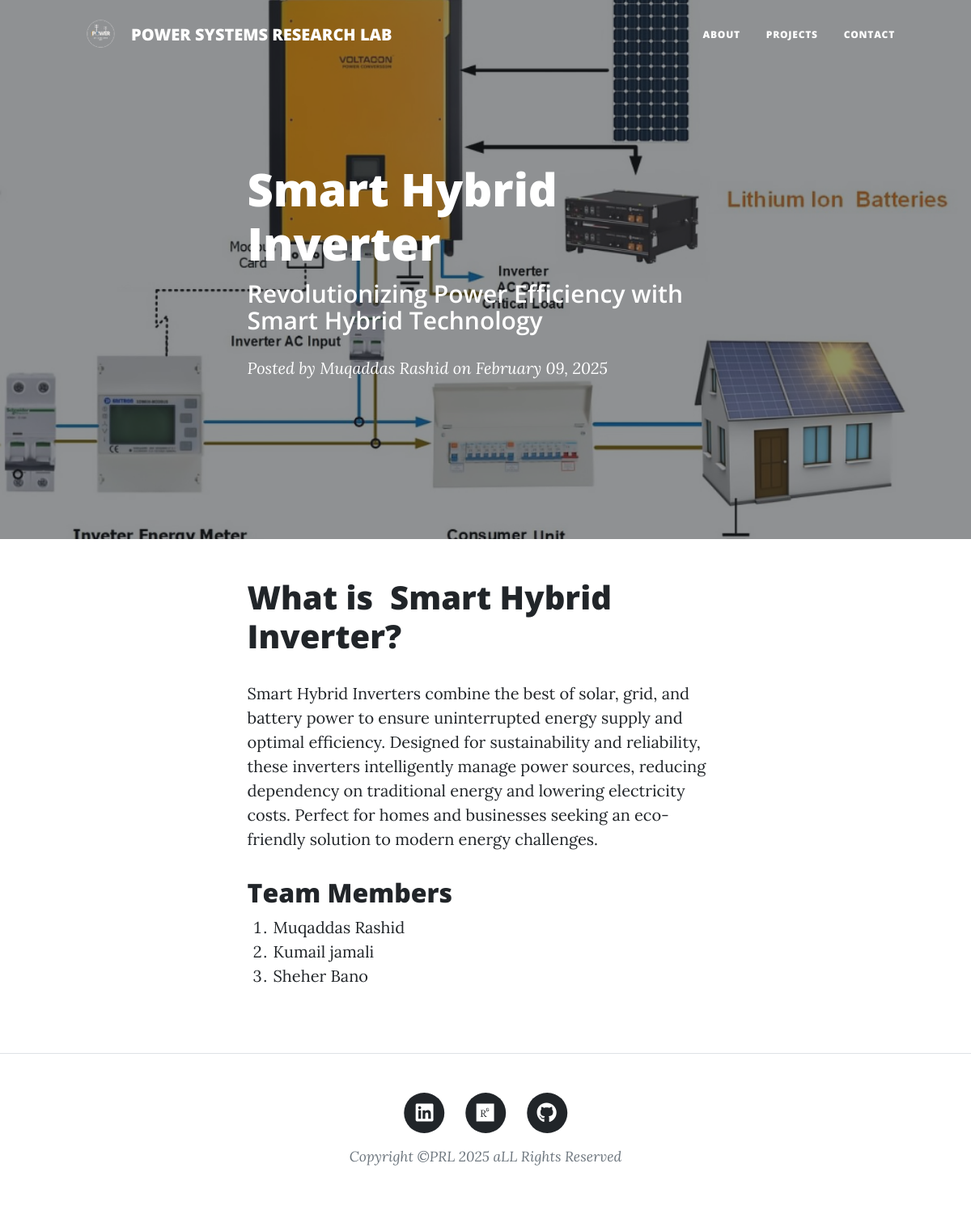
Screenshot of /post/3 with the database file from the repository.
### main.py (models this page shows)
class BlogPost(db.Model):
    id: Mapped[int] = mapped_column(Integer, primary_key=True)
    title: Mapped[str] = mapped_column(String(250), unique=True, nullable=False)
    subtitle: Mapped[str] = mapped_column(String(250), nullable=False)
    date: Mapped[str] = mapped_column(String(250), nullable=False)
    body: Mapped[str] = mapped_column(Text, nullable=False)
    author: Mapped[str] = mapped_column(String(250), nullable=False)
    img_url: Mapped[str] = mapped_column(String(250), nullable=False)

### main.py (the view)
@app.route("/post/<int:post_id>")
def show_post(post_id):
    requested_post = db.get_or_404(BlogPost, post_id)
    return render_template("post.html", post=requested_post)

### templates/post.html (shortened to what this page needs)
{% include "header.html" %}
<header class="masthead" style="background-image: url('{{ url_for('static', filename='assets/img/' + post.img_url) }}');">
  <div class="container position-relative px-4 px-lg-5">
    <div class="row gx-4 gx-lg-5 justify-content-center">
      <div class="col-md-10 col-lg-8 col-xl-7">
        <div class="post-heading">
          <h1>{{ post.title }}</h1>
          <h2 class="subheading">{{ post.subtitle }}</h2>
          <span class="meta">
            Posted by <a href="#">{{ post.author }}</a> on {{ post.date }}
          </span>
        </div>
      </div>
    </div>
  </div>
</header>
<article>
  <div class="container px-4 px-lg-5">
    <div class="row gx-4 gx-lg-5 justify-content-center">
      <div class="col-md-10 col-lg-8 col-xl-7">
        {{ post.body|safe }}
      </div>
    </div>
  </div>
</article>
{% include "footer.html" %}

### templates/header.html (shortened to what this page needs)
<!DOCTYPE html>
<html lang="en">
  <head>
    {% block styles %}
    {{ bootstrap.load_css() }}
    <link
      href="{{ url_for('static', filename='css/styles.css') }}"
      rel="stylesheet"
    />
    {% endblock %}
  </head>
  <body>
    <nav class="navbar navbar-expand-lg navbar-light" id="mainNav">
      <div class="container px-4 px-lg-5">
        <a class="navbar-brand d-flex align-items-center" href="..">
            <img src="{{ url_for('static', filename='logo.png') }}" alt="Logo" width="60" height="60" class="me-2">
            <span>POWER SYSTEMS RESEARCH LAB</span>
        </a>
        <div class="collapse navbar-collapse" id="navbarResponsive">
          <ul class="navbar-nav ms-auto py-4 py-lg-0">
            <li class="nav-item">
              <a
                class="nav-link px-lg-3 py-3 py-lg-4"
                href="{{ url_for('about') }}"
                >About</a
              >
            </li>
            <li class="nav-item">
              <a
                class="nav-link px-lg-3 py-3 py-lg-4"
                href="{{ url_for('get_all_posts') }}"
                >Projects</a
              >
            </li>
            <li class="nav-item">
              <a
                class="nav-link px-lg-3 py-3 py-lg-4"
                href="{{ url_for('contact') }}"
                >Contact</a
              >
            </li>
          </ul>
        </div>
      </div>
    </nav>

### templates/footer.html (shortened to what this page needs)
        <footer class="border-top">
          <div class="container px-4 px-lg-5">
              <div class="row gx-4 gx-lg-5 justify-content-center">
                  <div class="col-md-10 col-lg-8 col-xl-7">
                      <ul class="list-inline text-center">
                          <li class="list-inline-item">
                              <a href="#!">
                                  <span class="fa-stack fa-lg">
                                      <i class="fas fa-circle fa-stack-2x"></i>
                                      <i class="fab fa-linkedin fa-stack-1x fa-inverse"></i>
                                  </span>
                              </a>
                          </li>
                          <li class="list-inline-item">
    <a href="#!" >
        <span class="fa-stack fa-lg">
            <i class="fas fa-circle fa-stack-2x"></i>
            <i class="fab fa-researchgate fa-stack-1x fa-inverse"></i>
        </span>
    </a>
</li>
                              <a href="#!">
                                  <span class="fa-stack fa-lg">
                                      <i class="fas fa-circle fa-stack-2x"></i>
                                      <i class="fab fa-github fa-stack-1x fa-inverse"></i>
                                  </span>
                              </a>
                      </ul>
                      <div class="small text-center text-muted fst-italic">Copyright &copy;PRL 2025 aLL Rights Reserved</div>
                  </div>
              </div>
          </div>
      </footer>
  </body>
</html>

### rows the page displays
BlogPost: img_url (picture), title "Smart Hybrid Inverter", subtitle "Revolutionizing Power Efficiency with Smart Hybrid Technology", author "Muqaddas Rashid", date "February 09, 2025", body "What is Smart Hybrid Inverter? Smart Hybrid Inverters combine the best of solar, grid, and battery power to ensure uninterrupted energy supply and optimal efficiency. Designed for sustainability and reliability, these inverters intelligently manage power sources, reducing dependency on traditional energy and lowering electricity costs. Perfect for homes and businesses seeking an eco-friendly solution to modern energy challenges. Team Members Muqaddas Rashid Kumail jamali Sheher Bano"
